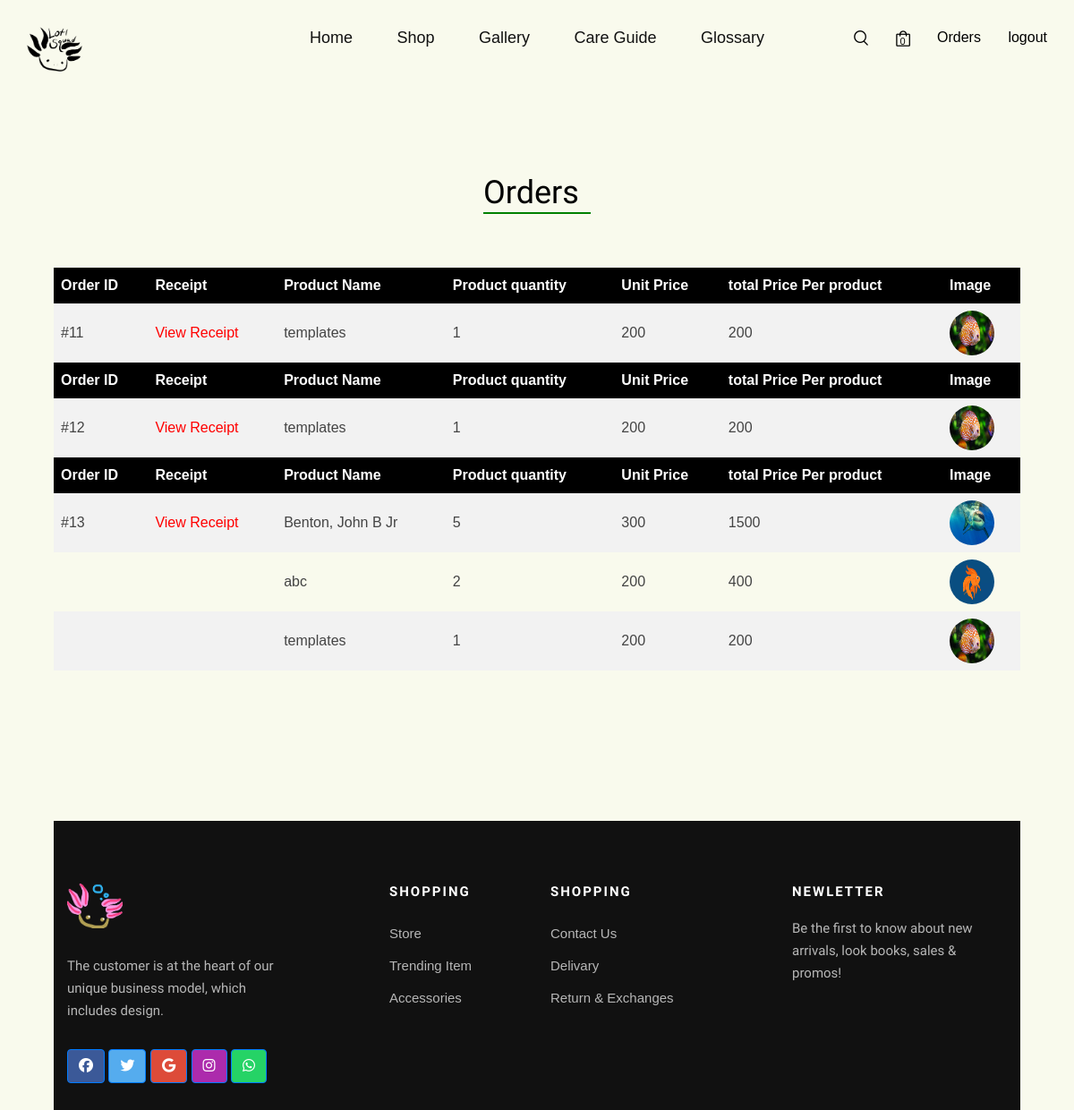
The app's page /order_profile (signed in) with its own data.
### main.py (models this page shows)
class Orders(db.Model):
    id = db.Column(db.Integer, primary_key=True)
    user_id = db.Column(
        db.Integer, db.ForeignKey("user.id", ondelete="CASCADE"), nullable=False
    )
    total_price = db.Column(db.Integer)
    address = db.Column(db.String(500))
    status = db.Column(db.String(255), default="Pending")
    receipt = db.Column(db.String(255))
    phone = db.Column(db.String(255), default="000 000 000")
    created = db.Column(db.DateTime, default=date.today())
    orderitems = db.relationship("OrderItems", backref="orders", lazy=True)

class Products(db.Model):
    id = db.Column(db.Integer, primary_key=True)
    name = db.Column(db.String(255), nullable=False)
    description = db.Column(db.String(255), nullable=False)
    additional_description = db.Column(db.String(1000))
    category = db.Column(db.String(255), nullable=False)
    sub_category = db.Column(db.String(255))
    sub_cat_size = db.Column(db.String(255), default="")
    sub_cat_gender = db.Column(db.String(255), default="")
    flour = db.Column(db.String(255), default="")
    homo = db.Column(db.String(255), default="")
    hetero = db.Column(db.String(255), default="")
    stock = db.Column(db.Integer, nullable=False)
    unit_price = db.Column(db.Integer, nullable=False)
    visibility = db.Column(db.Boolean(), default=1)
    image = db.Column(db.String(255))
    image2= db.Column(db.String(255))
    image3 = db.Column(db.String(255))
    created = db.Column(db.TIMESTAMP(), server_default=func.now())
    modified = db.Column(
        db.TIMESTAMP(), server_default=func.now(), onupdate=func.current_timestamp()
    )
    owner_id = db.Column(
        db.Integer, db.ForeignKey("user.id", ondelete="CASCADE"), nullable=False
    )
    orderitems = db.relationship("OrderItems", backref="products", lazy=True)
    tags = db.Column(db.String(255))

class OrderItems(db.Model):
    id = db.Column(db.Integer, primary_key=True, nullable=False)
    order_id = db.Column(
        db.Integer, db.ForeignKey("orders.id", ondelete="CASCADE"), nullable=False
    )
    product_id = db.Column(
        db.Integer, db.ForeignKey("products.id", ondelete="CASCADE"), nullable=False
    )
    quantity = db.Column(db.Integer)
    unit_price = db.Column(db.Integer)

### main.py (the view)
@app.route("/order_profile")
def order_profile():
    orders = db.session.query(Orders, OrderItems, Products).join(OrderItems, Orders.id == OrderItems.order_id).join(
        Products, OrderItems.product_id == Products.id).filter(Orders.user_id == current_user.id).all()
    print(orders)
    total_amount = 0
    amount = Orders.query.filter_by(user_id = current_user.id).all()
    for data in amount:
        total_amount += data.total_price
    return render_template("profile.html" , order = orders, total_amount = total_amount, app = app)

### main.py (called while the page is built)
@login_manager.user_loader
def load_user(userid):
    return User.query.get(userid)

### templates/profile.html (shortened to what this page needs)
{%extends 'base.html' %}
{% block content %}
<br>
<h2 style="margin:5% 45% 5% 45%; border-bottom:2px solid green;">Orders</h2>
{% set order_ids = namespace(order_id=0) %}
{% set order_number = namespace(order_num =0) %}
<div style="overflow-x: auto; margin-left:5%; margin-right:5%;">
  <table>
{% for order in order %}
{% if order_ids.order_id != order[0].id %}
{% set order_ids.order_id = order[0].id %}
    <tr>
      <th>Order ID</th>
        <th>Receipt</th>
      <th>Product Name</th>
      <th>Product quantity</th>
      <th>Unit Price</th>
      <th>total Price Per product</th>
        <th>Image</th>
    </tr>
    {%endif%}
{% if order_ids.order_id == order[0].id%}
    <tr>
      {% if order_number.order_num != order[0].id%}
        {% set order_number.order_num = order[0].id %}
        <td>
          #{{order[0].id}}
    </td>
          <td>
          <a href="{{order[0].receipt}}" style="color:red">View Receipt</a>
    </td>
        {%else%}
        <td></td>
        <td></td>
          {%endif%}
      <td>{{order[2].name}}</td>
      <td>{{order[1].quantity}}</td>
      <td>{{order[1].unit_price}}</td>
      <td>{{order[1].quantity * order[1].unit_price}}</td>
        <td ><img style="border-radius:30px" width="50px" height="50px" src={{url_for("static", filename="images/")}}{{order[2].image}}></td>
    </tr>
</div>
{%endif%}
{%endfor%}
<br><br>
<br><br><br><br><br>
{%endblock%}

### static/css/style.css (style rules this page uses)
html, body { height: 100%; font-family: "Nunito Sans", sans-serif; -webkit-font-smoothing: antialiased; }
h1, h2, h3, h4, h5, h6 { margin: 0; color: #111111; font-weight: 400; font-family: "Nunito Sans", sans-serif; }
h2 { font-size: 36px; }
img { max-width: 100%; }

### static/css/cardss.css (style rules this page uses)
body { font-family: "Poppins", sans-serif; color: #444444; }
a, a:hover { text-decoration: none; color: inherit; }

### static/css/new_section/style.css (style rules this page uses)
body { font-family: 'Source Sans Pro', sans-serif; }
h2, .ms-WPBody h2 { color: #000; }

### templates/profile.html (style rules this page uses)
table { border-collapse: collapse; width: 100%; }
th, td { text-align: left; padding: 8px; }
th { background-color:black; color:white; }

### records on screen
Orders: shows "Order ID", id "11", name "templates", quantity "1", unit_price "200", order[1].quantity*order[1].unit_price "200", image (picture)
Orders: shows "Order ID", id "12", name "templates", quantity "1", unit_price "200", order[1].quantity*order[1].unit_price "200", image (picture)
Orders: shows "Order ID", id "13", name "Benton, John B Jr", quantity "5", unit_price "300", order[1].quantity*order[1].unit_price "1500", image (picture), name "abc", quantity "2", unit_price "200", order[1].quantity*order[1].unit_price "400", name "templates", quantity "1", order[1].quantity*order[1].unit_price "200"

### other values on screen
{{ cart_data|length }} "0"
